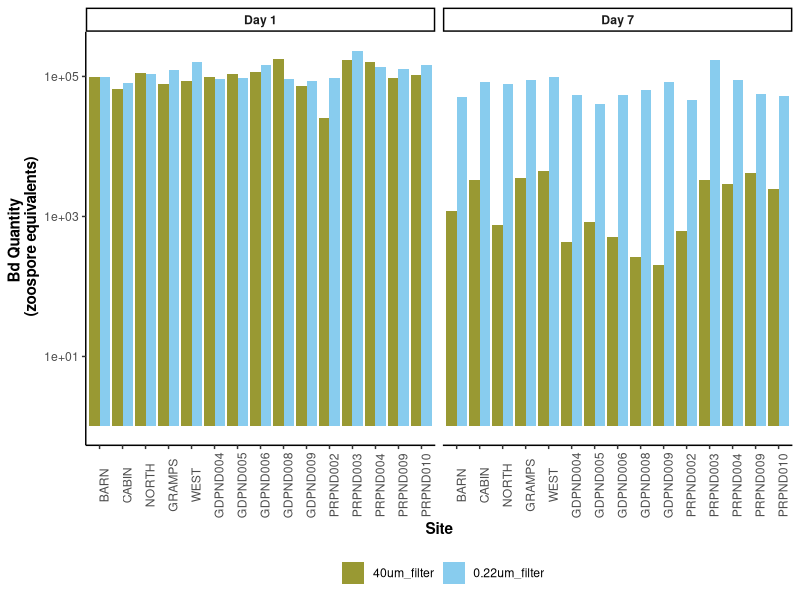
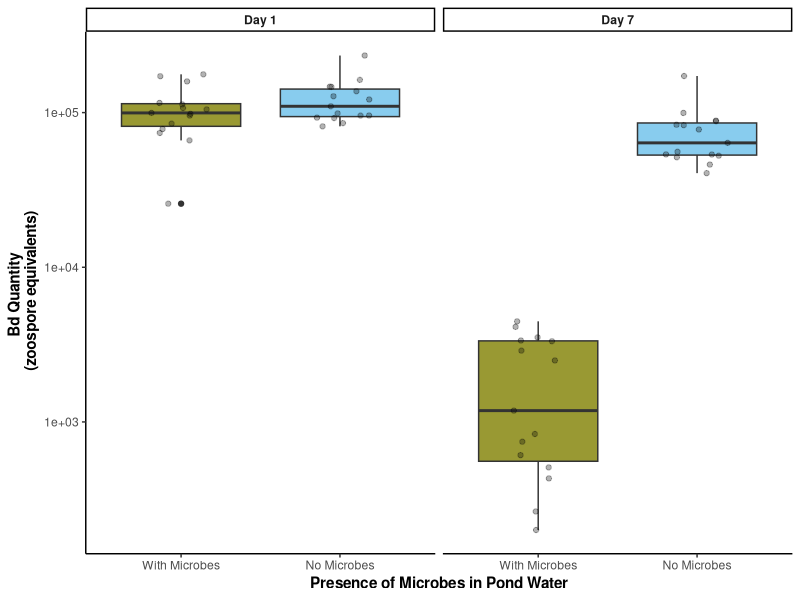
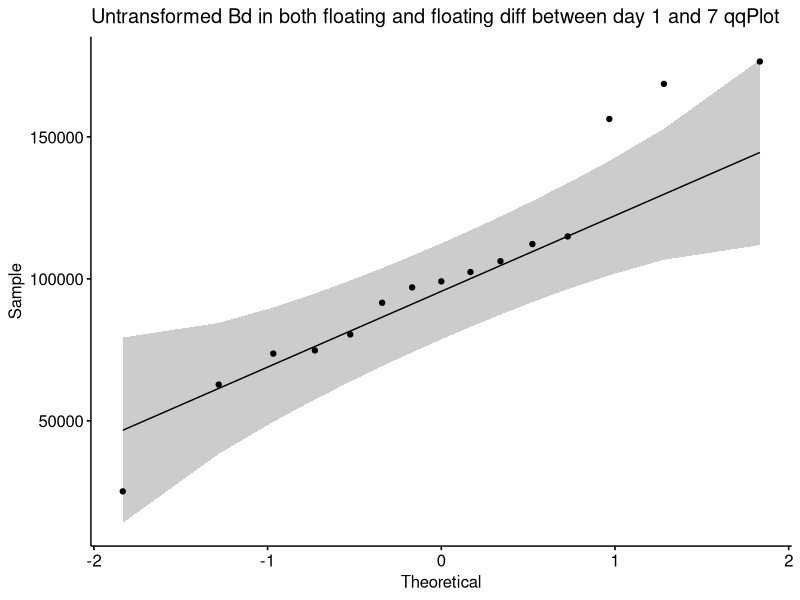
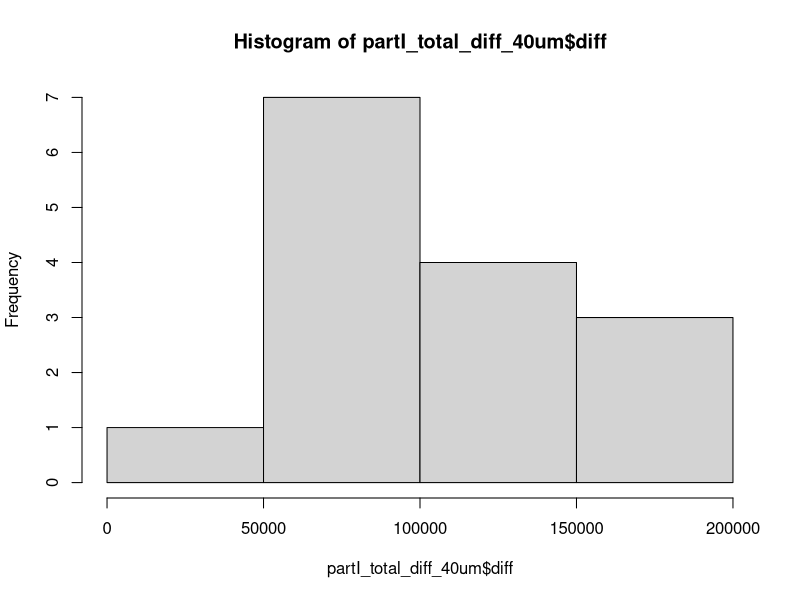
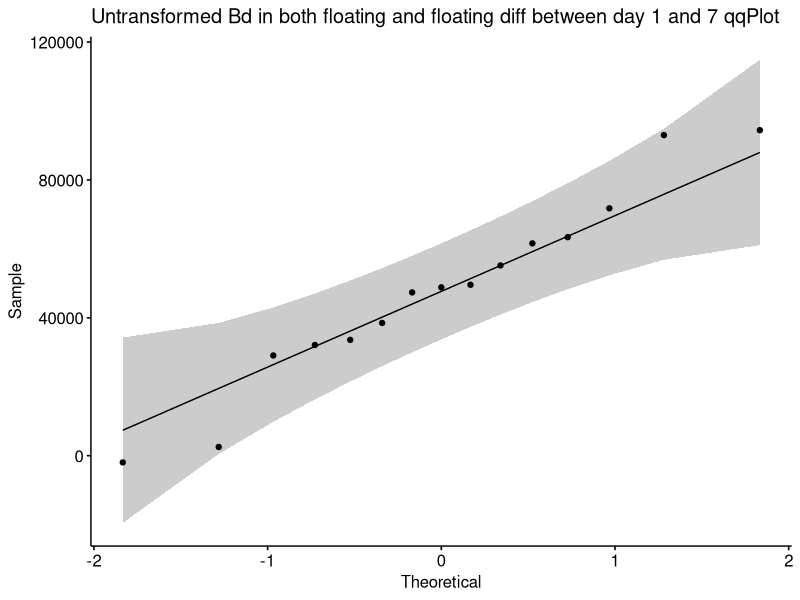
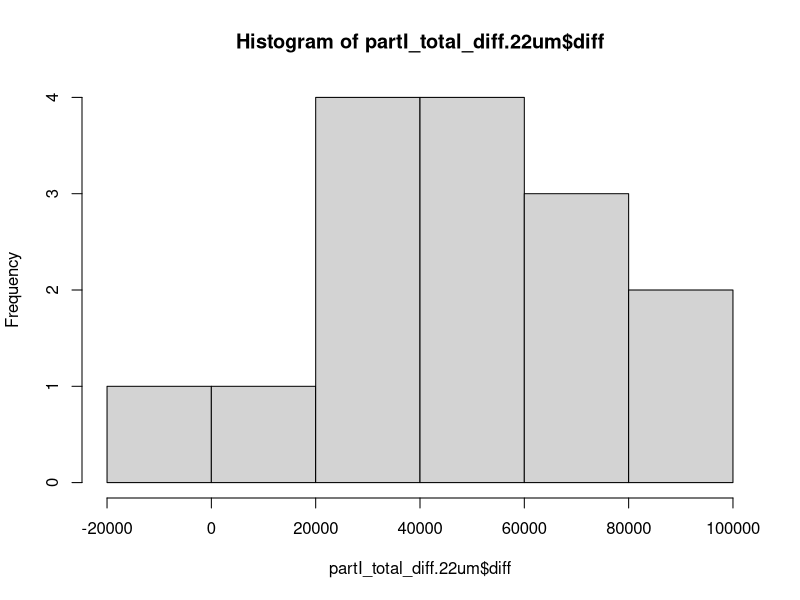
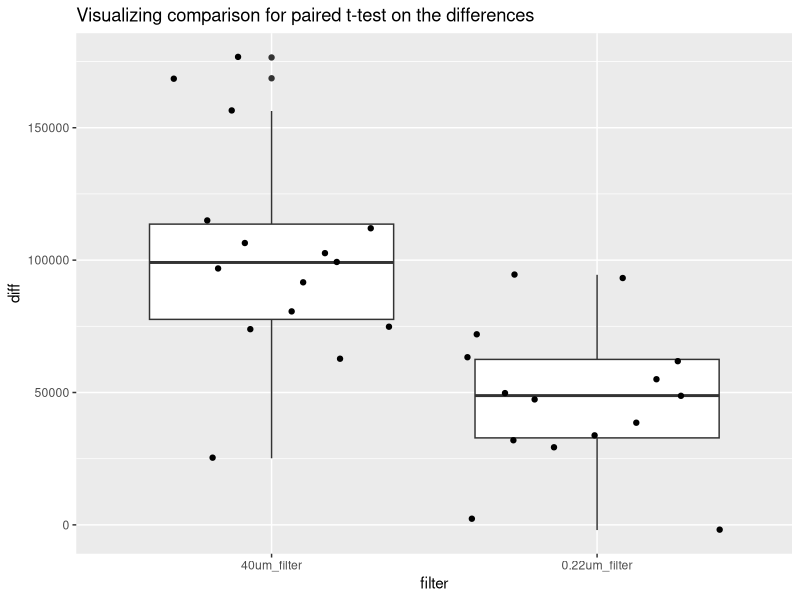
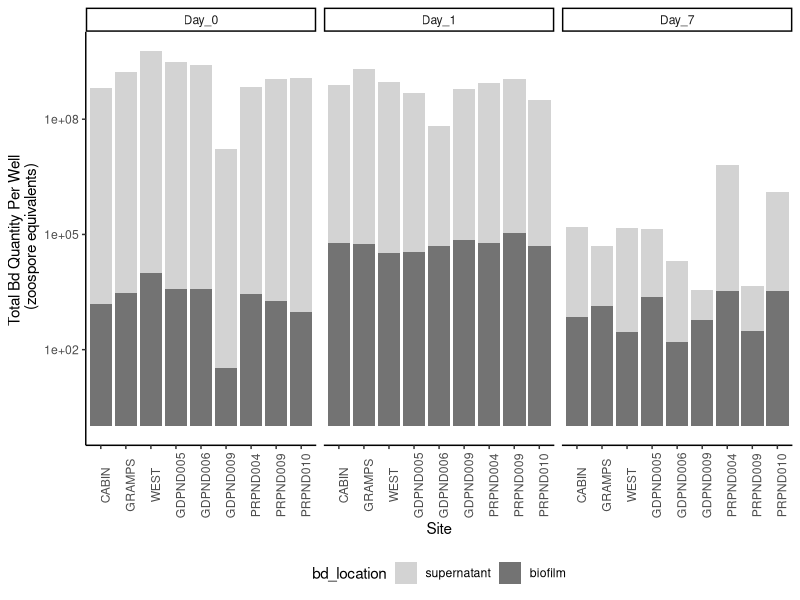

The R source for these figures, in order:
## ---- chunk 1
#| warning: false

## read in and clean data
library(tidyverse) # for cleaning and viewing data
library(here) # for importing data
library(ggpubr)
library(rstatix)
library(ggplot2)
library(car)
library(multcomp)
library(nlme)

ns_biofilm_bd <- read.csv(here("data", "nine-sites-biofilm-on-Bd - Sheet1.csv"))
fs_pw_bd <- read.csv(here("data", "fifteen-sites-PW-on-Bd - Sheet1.csv"))
ns_ml_pw_bd <- read.csv(here("data", "nine-sites-PW-on-MLBd - Sheet1.csv")) %>% 
  filter(site != "NORTH")

## ---- chunk 2
# remove controls
partI <- fs_pw_bd %>% filter(site != "sterile MQ")

# keep control for labeling plot
partI_controls <- fs_pw_bd %>% 
  filter(site =="sterile MQ")

# data type cleaning
partI$bd_location <- factor(partI$bd_location, levels = c("floating", "adherent"))
partI$filter <- factor(partI$filter,
                          levels = c("40um_filter", "0.22um_filter"))
partI$day <- factor(partI$day, levels = c("1", "7"),
                            labels = c("Day_1", "Day_7"))
partI$site <- factor(partI$site,
                          levels = c("BARN", "CABIN", "NORTH", "GRAMPS", "WEST", "GDPND004", "GDPND005", "GDPND006", "GDPND008", "GDPND009", "PRPND002", "PRPND003", "PRPND004", "PRPND009", "PRPND010", "sterile MQ"))

partI_total_diff <- partI %>%
  # combine floating and adherent for total_Bd
  pivot_wider(names_from = bd_location, values_from = bd_qty) %>%
  mutate(combined_bd = adherent + floating) %>% 
  subset(select = -c(adherent,floating)) %>% 
# calculate the difference in raw amount of Bd
  pivot_wider(names_from = day, values_from = combined_bd) %>%
  mutate(diff = Day_1 - Day_7) %>% 
# calculate the rate loss by taking the log of each before subtracting
  mutate(rate_loss = log(Day_1) - log(Day_7))

## ---- chunk 3
# Colors: these are from Paul Tol's colorblind friendly palette
with_microbes <- "#999933"
no_microbes <- "#88ccee"

my_palette <- c("40um_filter" = "#999933","0.22um_filter" = "#88ccee")
## ---- chunk 4
partI %>%
  # combine floating and adherent for total_Bd
  pivot_wider(names_from = bd_location, values_from = bd_qty) %>%
  mutate(combined_bd = adherent + floating) %>% 
ggplot(aes(y= combined_bd, x = site, fill = filter)) + 
    geom_col(position = position_dodge()) +
  scale_y_log10() +
    facet_wrap(~day, labeller = labeller(day = c("Day_1" = "Day 1",
                                                    "Day_7" = "Day 7")))+
  scale_fill_manual(values = my_palette) +
    theme_classic() +
   theme(axis.text.x = element_text(angle = 90),
        legend.position = "bottom",
         strip.text = element_text(face="bold"),
         axis.title = element_text(face = "bold")) + 
    xlab("Site") +
    ylab("Bd Quantity \n (zoospore equivalents)") +
  guides(fill=guide_legend(title=""))
## ---- chunk 5
partI %>%
  # combine floating and adherent for total_Bd
  pivot_wider(names_from = bd_location, values_from = bd_qty) %>%
  mutate(combined_bd = adherent + floating) %>% 
ggplot(aes(y= combined_bd, x = filter, fill = filter)) + 
    geom_boxplot() +
  geom_jitter(width = 0.2, alpha = 0.3) +
    scale_y_log10() +
    facet_wrap(~day, labeller = labeller(day = c("Day_1" = "Day 1",
                                                    "Day_7" = "Day 7")))+
  scale_fill_manual(values = my_palette) +
    theme_classic() +
   theme(legend.position = "none",
         strip.text = element_text(face="bold"),
         axis.title = element_text(face = "bold")) + 
  scale_x_discrete (labels= c("40um_filter" = "With Microbes", "0.22um_filter" = "No Microbes")) +
    xlab("Presence of Microbes in Pond Water") +
    ylab("Bd Quantity \n (zoospore equivalents)") 

# add x's for controls

## ---- chunk 6
# first, split into 2 data frames one for 40 and one for .22

partI_total_diff_40um <- partI_total_diff %>% 
  filter(filter =="40um_filter")
partI_total_diff.22um <- partI_total_diff%>% 
  filter(filter =="0.22um_filter")

# check normality of the differences across groups: it's normal untransformed in both!
partI_total_diff_40um %>% 
 ggqqplot("diff", title = "Untransformed Bd in both floating and floating diff between day 1 and 7 qqPlot") # good enough
shapiro.test(partI_total_diff_40um$diff) # normal, yay!
hist(partI_total_diff_40um$diff) # good enough

partI_total_diff.22um%>% 
 ggqqplot("diff", title = "Untransformed Bd in both floating and floating diff between day 1 and 7 qqPlot") # gorgeous
shapiro.test(partI_total_diff.22um$diff) # normal, yay!
hist(partI_total_diff.22um$diff) # good enough

# visualize the comparison I am making
partI_total_diff %>%
ggplot(aes(y= diff, x = filter)) + 
    geom_boxplot() +
  geom_jitter() +
  ggtitle("Visualizing comparison for paired t-test on the differences")
  
## ---- chunk 7
# Step 3: run the paired t-test on the difference
t.test(partI_total_diff_40um$diff, partI_total_diff.22um$diff, paired = TRUE)
## ---- chunk 8
part_two <- ns_biofilm_bd

#---- Part II
part_two$site <- factor(part_two$site,
                                levels = c("CABIN", "GRAMPS", "WEST", "GDPND005", "GDPND006", "GDPND009", "PRPND004", "PRPND009", "PRPND010"))
part_two$bd_location <- factor(part_two$bd_location, levels = c("supernatant", "biofilm"))
part_two$day <- factor(part_two$day, levels = c("Day_0", "Day_1", "Day_7")) 

part_two_bf_only <- part_two %>% 
  filter(bd_location == "biofilm")

## ---- chunk 9
part_two %>%
ggplot(aes(y= bd_qty, x = site, fill=bd_location)) + 
    geom_col() +
    facet_grid(.~day)+
  theme_classic()+
  scale_fill_manual(values = c("lightgrey", "gray45" )) +
    theme(axis.text.x = element_text(angle = 90),
          legend.position = "bottom") + 
    scale_y_log10() +
    xlab("Site") +
   ylab("Total Bd Quantity Per Well \n (zoospore equivalents)") 
## ---- chunk 10
part_two_bf_only %>%
ggplot(aes(y= bd_qty, x = day)) + 
    geom_boxplot(fill = "lightgrey") +
    theme_classic() +
  scale_y_log10() +
   theme(legend.position = "none",
         strip.text = element_text(face="bold"),
         axis.title = element_text(face = "bold")) + 
    xlab("Time (days)") +
    ylab("Bd Quantity \n (zoospore equivalents)") +
  ggtitle("Amount of Bd in field-collected biofilm over time")
## ---- chunk 11
#| warning: false
#| message: false

# wrangle
part_two_bf_only  <- part_two_bf_only  %>% 
  mutate(log_qty = log(bd_qty))

# visualize
psych::pairs.panels(part_two_bf_only)
part_two_bf_only %>%
 ggqqplot("log_qty", title = "Day_0") # good enough?
  shapiro.test(part_two_bf_only$log_qty) # normal, yay!
  hist(part_two_bf_only$log_qty) # good enough?
mod<- aov(log_qty ~ day, data = part_two_bf_only) # couldn't use "plot" on lme so this was next best thing?
plot(mod) # good enough resids?


# Model for randomized block design
lme_mod <- lme(log_qty ~ day, random = ~1|factor(site),  data = part_two_bf_only)
summary(lme_mod) # summary of the output
anova(lme_mod) # suse anova table to determine if the fixed effect of day is significant

emmeans::emmeans(lme_mod, pairwise ~ day) # pairwise comparisons

emmeans::lsmeans(lme_mod, pairwise~day, adjust="tukey") # pairwise comparisons

summary(glht(lme_mod, linfct=mcp(day="Tukey"))) # same output

## ---- chunk 12
part_three <- ns_ml_pw_bd %>% 
  filter(filter != "control") %>% 
  filter(site != "MQ")

#---- Part III
part_three$site <- factor(part_three$site,
                                levels = c("CABIN", "GRAMPS", "WEST", "GDPND005", "GDPND006", "GDPND009", "PRPND004", "PRPND009", "PRPND010", "control"))
part_three$bd_location <- factor(part_three$bd_location, levels = c("supernatant", "adherent"))
part_three$day <- factor(part_three$day, levels = c("Day_1", "Day_7")) 

part_three_total_diff <- part_three %>%
  # combine supernatant and adherent for total_Bd
  pivot_wider(names_from = bd_location, values_from = bd_qty) %>%
  mutate(combined_bd = adherent + supernatant) %>% 
  subset(select = -c(adherent,supernatant)) %>% 
# calculate the difference in raw amount of Bd
  pivot_wider(names_from = day, values_from = combined_bd) %>%
  mutate(diff = Day_1 - Day_7) %>% 
# calculate the rate loss by taking the log of each before subtracting
  mutate(rate_loss = log(Day_1) - log(Day_7)) %>% 
  filter(site != "MQ")

# Step 2: create subsets for each treatment
part_three_total_diff_40um <- part_three_total_diff%>% 
  filter(filter =="40um_filter")
part_three_total_diff.22um <- part_three_total_diff %>% 
  filter(filter =="0.22um_filter")
## ---- chunk 13
part_three %>%
  # combine floating and adherent for total_Bd
  pivot_wider(names_from = bd_location, values_from = bd_qty) %>%
  mutate(combined_bd = adherent + supernatant) %>% 
ggplot(aes(y= combined_bd, x = site, fill = filter)) + 
    geom_col(position = position_dodge()) +
  scale_y_log10() +
    facet_wrap(~day)+
  scale_fill_manual(values = my_palette) +
    theme_classic() +
   theme(axis.text.x = element_text(angle = 90),
        legend.position = "bottom",
         strip.text = element_text(face="bold"),
         axis.title = element_text(face = "bold")) + 
    xlab("Site") +
    ylab("Bd Quantity \n (zoospore equivalents)") +
  guides(fill=guide_legend(title=""))

## ---- chunk 14
part_three %>%
  # combine floating and adherent for total_Bd
  pivot_wider(names_from = bd_location, values_from = bd_qty) %>%
 mutate(combined_bd = adherent + supernatant) %>% 
ggplot(aes(y= combined_bd, x = filter, fill = filter)) + 
    geom_boxplot() +
  geom_jitter(width = 0.2, alpha = 0.3) +
    scale_y_log10() +
    facet_wrap(~day) +
  scale_fill_manual(values = my_palette) +
    theme_classic() +
   theme(legend.position = "none",
         strip.text = element_text(face="bold"),
         axis.title = element_text(face = "bold")) + 
  scale_x_discrete (labels= c("40um_filter" = "With Microbes", "0.22um_filter" = "No Microbes")) +
    xlab("Presence of Microbes in Pond Water") +
    ylab("Bd Quantity \n (zoospore equivalents)") +
  ggtitle("Monolayer Bd Biofilm Exposed to Pond Water")

## ---- chunk 15
# Assumptions testing

# check normality of the differences across groups
part_three_total_diff_40um %>% 
 ggqqplot("diff", title = "40 um") # not great
shapiro.test(part_three_total_diff_40um$diff) # NOT normal
hist(part_three_total_diff_40um$diff) # nope

# we gotta transform, but we have negative: west GAINED Bd
part_three_total_diff_40um <- part_three_total_diff_40um %>% 
  mutate(log_diff = log(diff))

part_three_total_diff_40um %>% 
  ggqqplot("log_diff", title = "40 um") # good enough
shapiro.test(part_three_total_diff_40um$log_diff) # woohoo!!
hist(part_three_total_diff_40um$log_diff) # sure

# 0.22 micron

# check normality of the differences across groups
part_three_total_diff.22um  %>% 
 ggqqplot("diff", title = ".22 um") # not great
shapiro.test(part_three_total_diff.22um $diff) # shapiro says its fine
hist(part_three_total_diff.22um $diff) # meh

# we gotta transform, but we have negative: west GAINED Bd
part_three_total_diff.22um  <- part_three_total_diff.22um %>% 
  mutate(log_diff = log(diff))

part_three_total_diff.22um  %>% 
  ggqqplot("log_diff", title = ".22 um") # better?
shapiro.test(part_three_total_diff.22um $log_diff) # woohoo!!
hist(part_three_total_diff.22um $log_diff) # sure

# visualize the comparison I am making
part_three_total_diff %>%
ggplot(aes(y= diff, x = filter)) + 
    geom_boxplot() +
  geom_jitter(width = 0.1) +
  scale_y_log10()+
  ggtitle("Visualizing comparison for paired t-test on the differences")
## ---- chunk 16
# Step 3: run the paired t-test on the difference
t.test(part_three_total_diff_40um$log_diff, part_three_total_diff.22um$log_diff, paired = TRUE)
## ---- chunk 17
# data wrangling for comparisons across experiments

pw_no_microbes <- partI_total_diff %>% 
  filter(site!="NORTH" & site!="BARN" & site!="PRPND002"  & site!="PRPND003" & site!="GDPND004"  & site!="GDPND008") %>% 
  filter(filter == "0.22um_filter") %>% 
  mutate(treatment = "PW 0.22um")

pw_WITH_microbes <- partI_total_diff %>% 
  filter(site!="NORTH" & site!="BARN" & site!="PRPND002"  & site!="PRPND003" & site!="GDPND004"  & site!="GDPND008") %>% 
  filter(filter != "0.22um_filter") %>% 
  mutate(treatment = "PW 40um")

fieldbf_no_microbes <- part_two_bf_only %>%
   subset(select = -c(bd_location, log_qty)) %>% 
  filter(day != "Day_0") %>% 
# calculate the difference in raw amount of Bd
  pivot_wider(names_from = day, values_from = bd_qty) %>%
  mutate(diff = Day_1 - Day_7) %>% 
# calculate the rate loss by taking the log of each before subtracting
  mutate(rate_loss = log(Day_1) - log(Day_7)) %>% 
  mutate(treatment = "Field bf 0.22") %>% 
  mutate(filter = "0.22um_filter")

monolayer_WITH_microbes <- part_three_total_diff %>% 
  filter(filter != "0.22um_filter") %>% 
  mutate(treatment = "Monolayer 40um")

monolayer_NO_microbes <- part_three_total_diff %>% 
  filter(filter == "0.22um_filter") %>% 
  mutate(treatment = "Monolayer 0.22um")
  
all_parts<- bind_rows(pw_WITH_microbes, pw_no_microbes, fieldbf_no_microbes, monolayer_WITH_microbes, monolayer_NO_microbes) %>% 
  mutate(percent_loss = (diff/Day_1) * 100) 

# set PW 40 um as the intercept, comparing back to that one
all_parts$treatment <- factor(all_parts$treatment,
                          levels = c("PW 40um", "PW 0.22um", "Field bf 0.22", "Monolayer 40um", "Monolayer 0.22um"))
  
## ---- chunk 18
all_parts %>% 
  ggplot(aes(y= percent_loss, x = treatment)) + 
    geom_boxplot() +
  geom_jitter(alpha = 0.5, width = 0.1) +
    theme_classic() +
   theme(
         strip.text = element_text(face="bold"),
         axis.title = element_text(face = "bold")) + 
  scale_x_discrete (labels= c("40um_filter" = "With Microbes", "0.22um_filter" = "No Microbes")) +
    xlab("Treatment") +
    ylab("Percent Reduction of Bd over 7 Days")

## ---- chunk 19
# Is my data normal?
mod <- aov(percent_loss~treatment, data=all_parts)
plot(mod) # nope! gotta transform or try rate

all_parts <- all_parts %>%
  mutate(prop_loss = percent_loss/100) %>% 
  mutate(transformed_percent = asin(sqrt(prop_loss)))
mod2 <- aov(transformed_percent~treatment, data=all_parts)
plot(mod2) # better

summary(mod2) # sig
anova(mod2)
post_hoc2 <- glht(mod2, # with your ANOVA model
                 linfct = mcp(treatment = "Tukey"))
summary(post_hoc2)
cld(post_hoc2)

## ---- chunk 20
all_parts %>% 
  ggplot(aes(y= rate_loss, x = treatment)) + 
    geom_boxplot() +
  geom_jitter(alpha = 0.5, width = 0.1) +
    theme_classic() +
   theme(
         strip.text = element_text(face="bold"),
         axis.title = element_text(face = "bold")) + 
  scale_x_discrete (labels= c("40um_filter" = "With Microbes", "0.22um_filter" = "No Microbes")) +
    xlab("Treatment") +
    ylab("Rate of Loss of Bd over 7 Days")
## ---- chunk 21
mod3 <- aov(rate_loss~treatment, data=all_parts)
plot(mod3) # not terrible!
anova(mod3)
summary(mod3) # sig!
post_hoc <- glht(mod3, # with your ANOVA model
                 linfct = mcp(treatment = "Tukey"))
summary(post_hoc)
cld(post_hoc) # gives diff pairwise diff than the above
